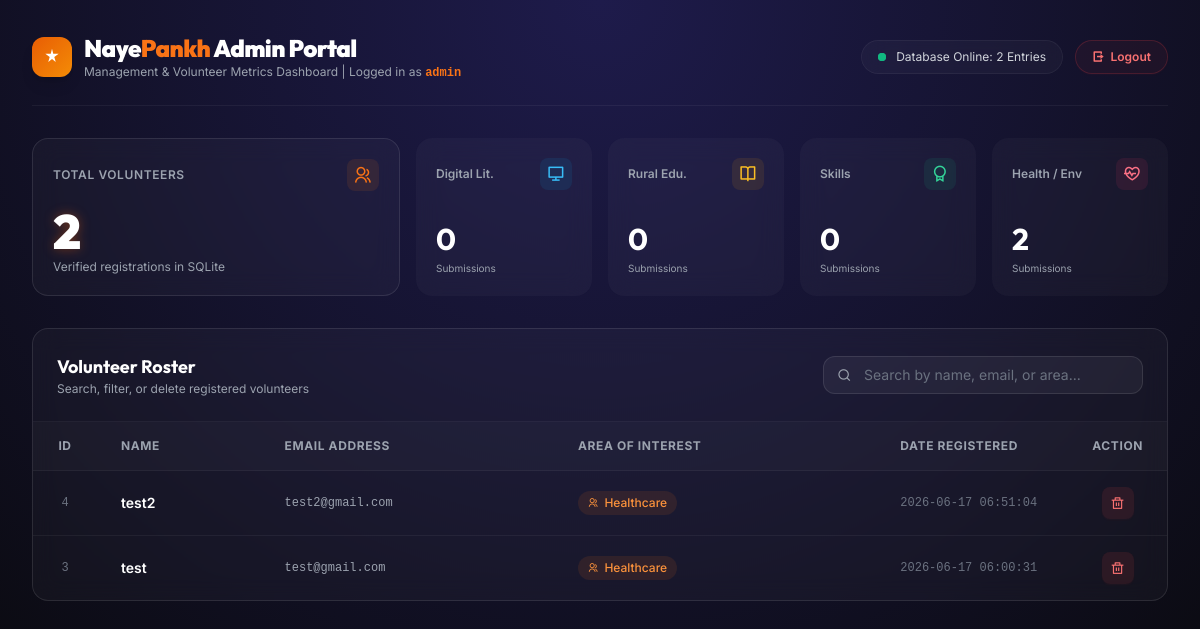
The app's page /admin (signed in), older data.
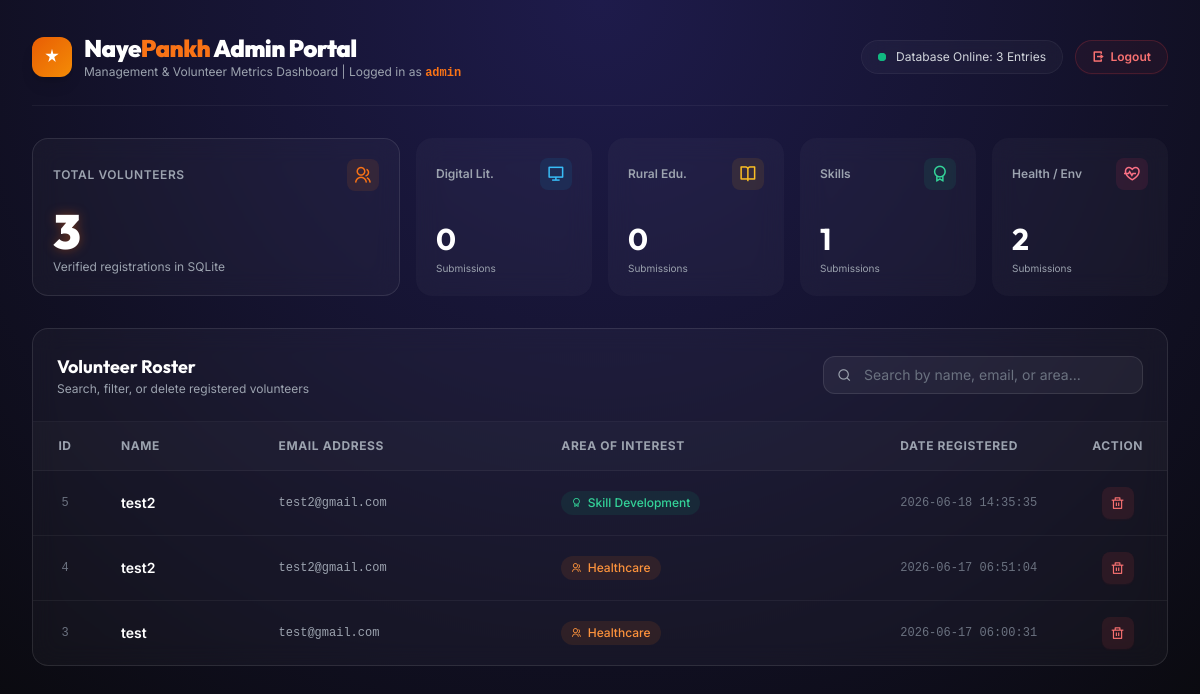
The same page, newer data.
### tables this page shows
CREATE TABLE volunteers (
            id INTEGER PRIMARY KEY AUTOINCREMENT,
            full_name TEXT NOT NULL,
            email TEXT NOT NULL,
            area_of_interest TEXT NOT NULL,
            created_at TIMESTAMP DEFAULT CURRENT_TIMESTAMP
        );

### app.py (the view)
@app.route('/admin')
def dashboard():
  if not session.get('logged_in'):
    return redirect('/login')
  try:
    conn = get_db_connection()
    cursor = conn.cursor()
    volunteers = cursor.execute('SELECT * FROM volunteers ORDER BY created_at DESC').fetchall()
    total_count = len(volunteers)
    stats_query = cursor.execute('SELECT area_of_interest, COUNT(*) as count FROM volunteers GROUP BY area_of_interest').fetchall()
    stats = {
      'Digital Literacy': 0,
      'Healthcare': 0,
      'Skill Development': 0,
      'Rural Education': 0,
      'Environment': 0
    }
    for row in stats_query:
      area = row['area_of_interest']
      if area in stats:
        stats[area] = row['count']
    conn.close()
    return render_template('Dashboard.html', volunteers=volunteers, total_count=total_count, stats=stats)
  except Exception as e:
    return f"Database Error: {str(e)}", 500

### app.py (called while the page is built)
def get_db_connection():
  conn = sqlite3.connect(DATABASE)
  conn.row_factory = sqlite3.Row
  return conn

@app.before_request
def before_request():
  if request.method == 'OPTIONS':
    return jsonify({'status': 'OK'}), 200

@app.after_request
def after_request(response):
  response.headers.add('Access-Control-Allow-Origin', '*')
  response.headers.add('Access-Control-Allow-Headers', 'Content-Type,Authorization')
  response.headers.add('Access-Control-Allow-Methods', 'GET,PUT,POST,DELETE,OPTIONS')
  return response

### templates/Dashboard.html (shortened to what the changed rows need)
<!DOCTYPE html>
<html lang="en">
<head>
  <link href="https://cdn.jsdelivr.net/npm/remixicon@4.2.0/fonts/remixicon.css" rel="stylesheet">
  <script src="https://cdn.tailwindcss.com"></script>
</head>
<body class="min-h-screen text-gray-200 antialiased py-8 px-4 sm:px-6 lg:px-8">
  <div class="max-w-7xl mx-auto space-y-8">
    <header class="flex flex-col sm:flex-row items-center justify-between gap-4 pb-6 border-b border-white/5">
      <div class="flex items-center gap-3">
        <div>
          <h1 class="font-outfit text-2xl font-black tracking-tight text-white">
            Naye<span class="text-orange-500">Pankh</span> Admin Portal
          </h1>
        </div>
      </div>
      <div class="flex items-center gap-3">
        <div class="flex items-center gap-2.5 px-4 py-2 rounded-full glass-card border border-white/5 text-xs text-gray-300">
          <span class="relative flex h-2 w-2">
          </span>
          Database Online: {{ total_count }} Entries
        </div>
        <a href="/logout"
           class="flex items-center gap-1.5 px-4 py-2 rounded-full border border-red-500/20 hover:border-red-500 bg-red-500/5 hover:bg-red-500 text-xs text-red-400 hover:text-white transition-all font-semibold cursor-pointer shadow-sm shadow-red-500/5"
           title="Sign out of admin portal">
          <i class="ri-logout-box-r-line"></i>
          Logout
        </a>
      </div>
    </header>
    <section class="grid grid-cols-2 md:grid-cols-3 lg:grid-cols-6 gap-4">
      <div class="col-span-2 glass-card rounded-2xl p-5 border border-white/10 flex flex-col justify-between">
        <div class="mt-4">
          <p class="font-outfit text-4xl sm:text-5xl font-black text-white glow-orange tracking-tight" id="totalCountEl">
            {{ total_count }}
          </p>
          <p class="text-xs text-gray-400 mt-1">Verified registrations in SQLite</p>
        </div>
      </div>
      <div class="glass-card rounded-2xl p-5 flex flex-col justify-between">
        <div class="mt-4">
          <p class="font-outfit text-3xl font-bold text-white" id="stat-skills">
            {{ stats['Skill Development'] }}
          </p>
          <p class="text-[10px] text-gray-400 mt-1">Submissions</p>
        </div>
      </div>
    </section>
    <section class="glass-card rounded-2xl border border-white/10 overflow-hidden">
      <div class="flex flex-col sm:flex-row items-center justify-between gap-4 p-6 border-b border-white/5">
        <div>
          <h2 class="text-lg font-bold text-white font-outfit">Volunteer Roster</h2>
        </div>
      </div>
      <div class="overflow-x-auto w-full">
        <table class="w-full text-left border-collapse min-w-[700px]" id="volunteersTable">
          <thead>
            <tr class="bg-white/[0.02] text-xs font-semibold text-gray-400 border-b border-white/5 uppercase tracking-wider">
              <th class="py-4 px-6 text-center w-16">ID</th>
              <th class="py-4 px-6">Name</th>
              <th class="py-4 px-6">Email Address</th>
              <th class="py-4 px-6">Area of Interest</th>
              <th class="py-4 px-6 w-48">Date Registered</th>
              <th class="py-4 px-6 text-center w-24">Action</th>
            </tr>
          </thead>
          <tbody class="divide-y divide-white/5 text-sm text-gray-300">
            {% if volunteers %}
              {% for v in volunteers %}
                <tr class="row-transition hover:bg-white/[0.02] group" id="row-{{ v.id }}">
                  <td class="py-4 px-6 text-center text-gray-500 font-mono text-xs">{{ v.id }}</td>
                  <td class="py-4 px-6 font-semibold text-white">{{ v.full_name }}</td>
                  <td class="py-4 px-6 text-gray-400 font-mono text-xs">{{ v.email }}</td>
                  <td class="py-4 px-6">
                    {% if v.area_of_interest == 'Digital Literacy' %}
                      <span class="inline-flex items-center gap-1.5 px-2.5 py-1 rounded-full text-xs font-medium bg-sky-500/10 text-sky-400">
                        <i class="ri-computer-line text-[10px]"></i> {{ v.area_of_interest }}
                      </span>
                    {% elif v.area_of_interest == 'Rural Education' %}
                      <span class="inline-flex items-center gap-1.5 px-2.5 py-1 rounded-full text-xs font-medium bg-amber-500/10 text-amber-400">
                        <i class="ri-book-open-line text-[10px]"></i> {{ v.area_of_interest }}
                      </span>
                    {% elif v.area_of_interest == 'Skill Development' %}
                      <span class="inline-flex items-center gap-1.5 px-2.5 py-1 rounded-full text-xs font-medium bg-emerald-500/10 text-emerald-400">
                        <i class="ri-award-line text-[10px]"></i> {{ v.area_of_interest }}
                      </span>
                    {% else %}
                      <span class="inline-flex items-center gap-1.5 px-2.5 py-1 rounded-full text-xs font-medium bg-orange-500/10 text-orange-400">
                        <i class="ri-group-line text-[10px]"></i> {{ v.area_of_interest }}
                      </span>
                    {% endif %}
                  </td>
                  <td class="py-4 px-6 text-gray-500 font-mono text-xs">{{ v.created_at }}</td>
                  <td class="py-4 px-6 text-center">
                    <button
                      onclick="deleteVolunteer(this, {{ v.id }}, '{{ v.area_of_interest }}')"
                      class="w-8 h-8 rounded-lg bg-red-500/10 hover:bg-red-500 text-red-400 hover:text-white flex items-center justify-center mx-auto transition-all cursor-pointer shadow-sm shadow-red-500/5 hover:scale-105"
                      title="Delete registration record"
                    >
                      <i class="ri-delete-bin-line text-sm"></i>
                    </button>
                  </td>
                </tr>
              {% endfor %}
            {% endif %}
          </tbody>
        </table>
      </div>
    </section>
  </div>
</body>
</html>

Row changes from the older to the newer data that the page shows:
added volunteers: id "5", full_name "test2", email "test2@gmail.com", area_of_interest "Skill Development", created_at "2026-06-18 14:35:35"
Text that changed along with them:
{{ total_count }}: "2" → "3"
{{ stats['Skill Development'] }}: "0" → "1"
